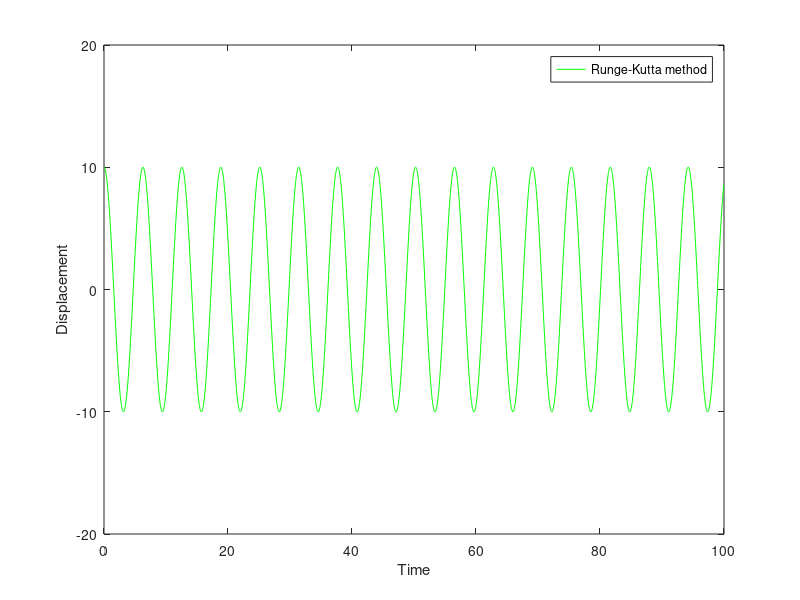

The MATLAB source for this figure:
% 2nd order Runge Kutta solution
initial_displacement=10;
npoints = 2500; %Discretize time into 250 intervals
dt = 0.04; % time step in seconds
v = zeros(npoints,1); % initializes v, a vector of dimension npoints X 1,to being all zeros
y = zeros(npoints,1); % initializes y, a vector of dimension npoints X 1,to being all zeros
time = zeros(npoints,1); % this initializes the vector time to being all zeros
y(1)=initial_displacement; % need some initial displacement
v = zeros(npoints,1); % initializes v, a vector of dimension npoints X 1,to being all zeros
y = zeros(npoints,1); % initializes y, a vector of dimension npoints X 1,to being all zeros
v_dash = zeros(npoints,1); % initializes y, a vector of dimension npoints X 1,to being all zeros
y_dash = zeros(npoints,1); % initializes y, a vector of dimension npoints X 1,to being all zeros
time = zeros(npoints,1); % this initializes the vector time to being all zeros
y(1)=10; % need some initial displacement
for step = 1:npoints-1 % loop over the timesteps
 v_dash=v(step)-0.5*y(step)*dt;
 y_dash=y(step)+0.5*v(step)*dt;

 v(step+1) = v(step)-y_dash*dt;
 y(step+1) = y(step)+v_dash*dt;
 time(step+1) = time(step)+dt;
end; 

plot(time,y,'g' );
axis([0 100 -20 20]);
xlabel('Time');
ylabel('Displacement');
legend ('Runge-Kutta method');
